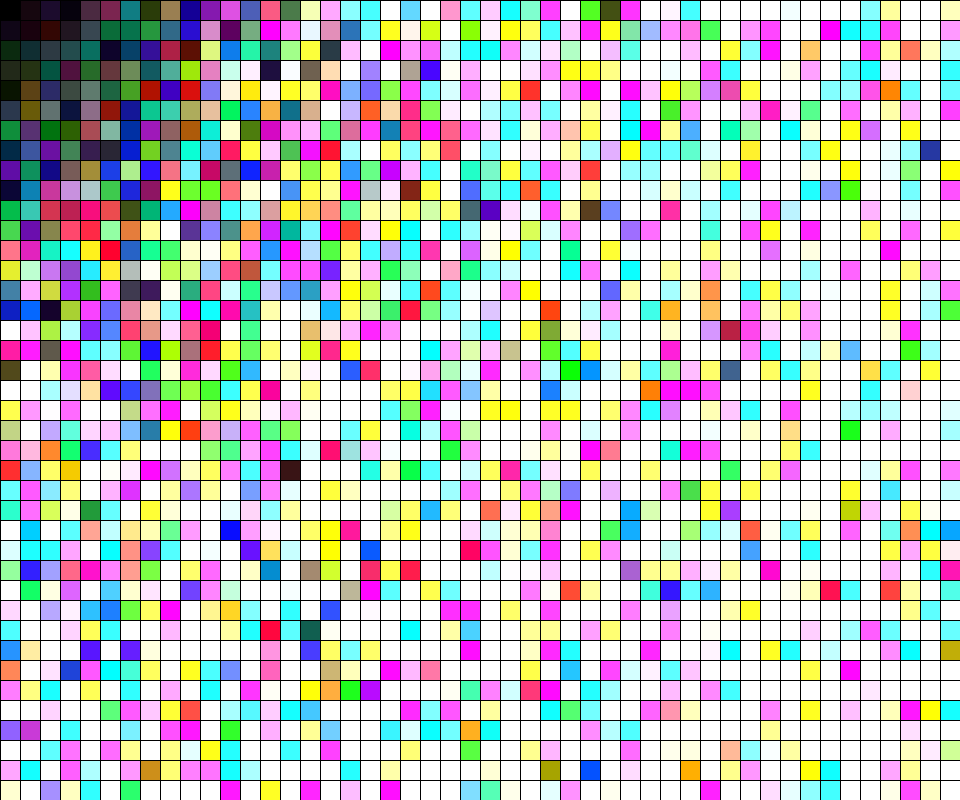
Frame 1 (no input)
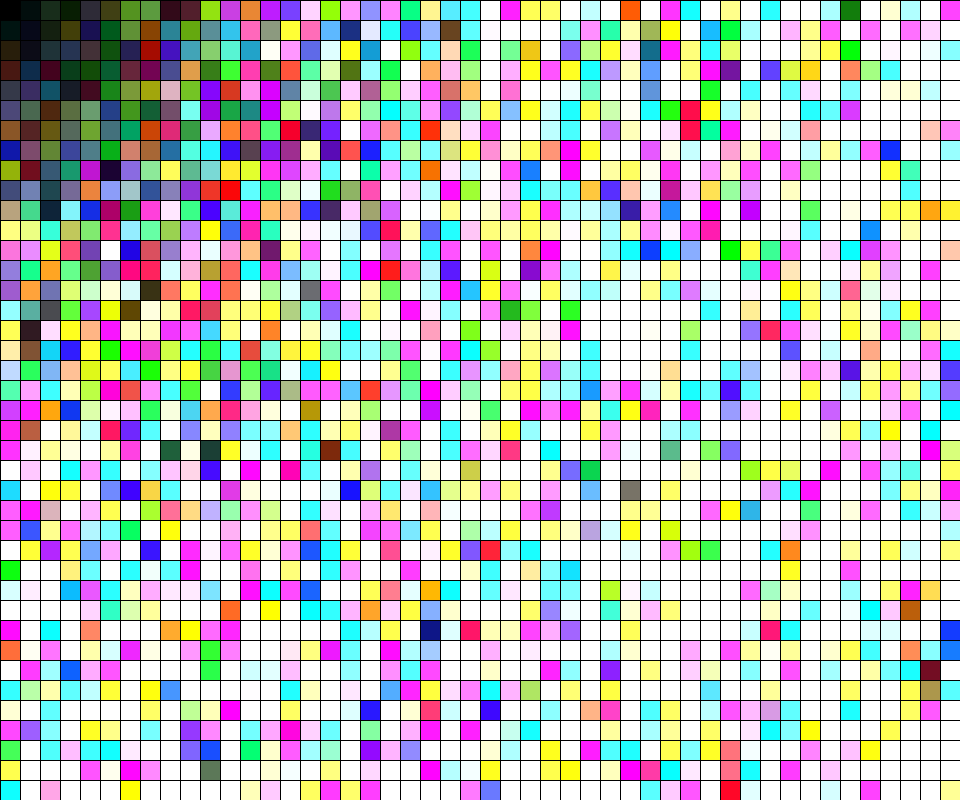
Frame 60 (the mouse pressed at the canvas centre just before this capture)
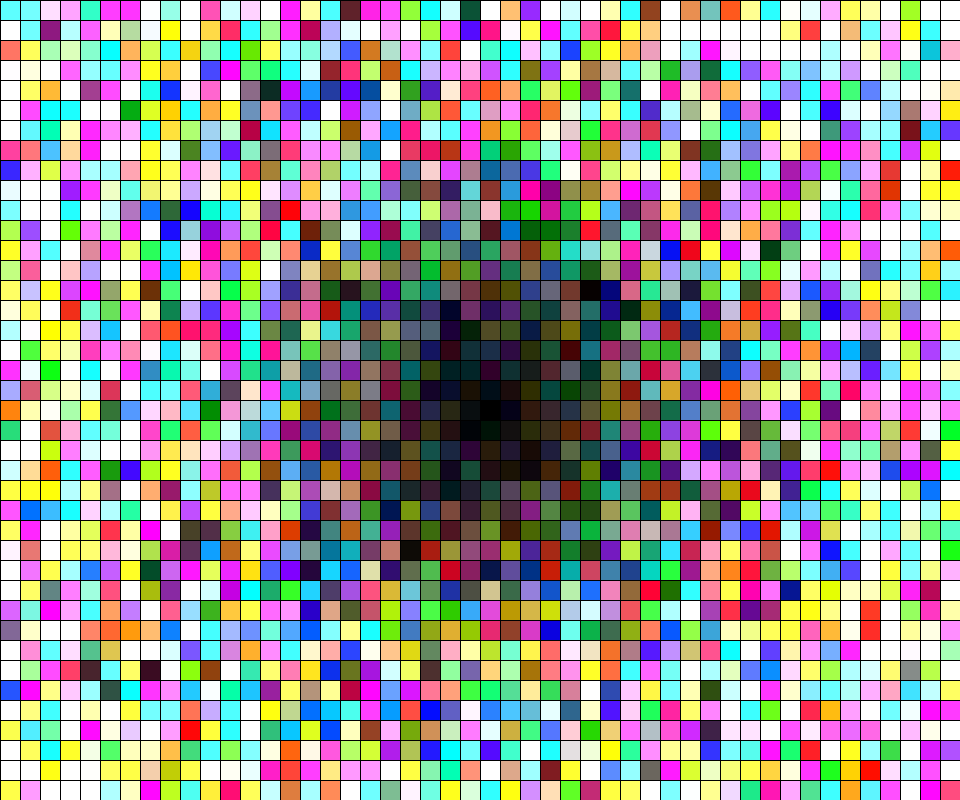
Frame 120 (the mouse held since frame 60 and released just before this capture)

The Processing sketch that drew these frames (run headless with seeded random() and noise(); from frame 60 on, the mouse is pressed at the canvas centre):

// Processing sketch: nested_for
// ── nested_for.pde
int squareSize = 10;
float circleSize = .8;

void setup() {
  size(960, 800);
  background(0);
}

void draw() {
  for (int x = 0; x < width; x += 20) {
   for (int y = 0; y < width; y += 20) {
       float c = dist(x, y, mouseX, mouseY);
       fill(random(c / circleSize), random(c / circleSize), random(c / circleSize));
       rect(x, y, 20, 20);
    }
  }
}
